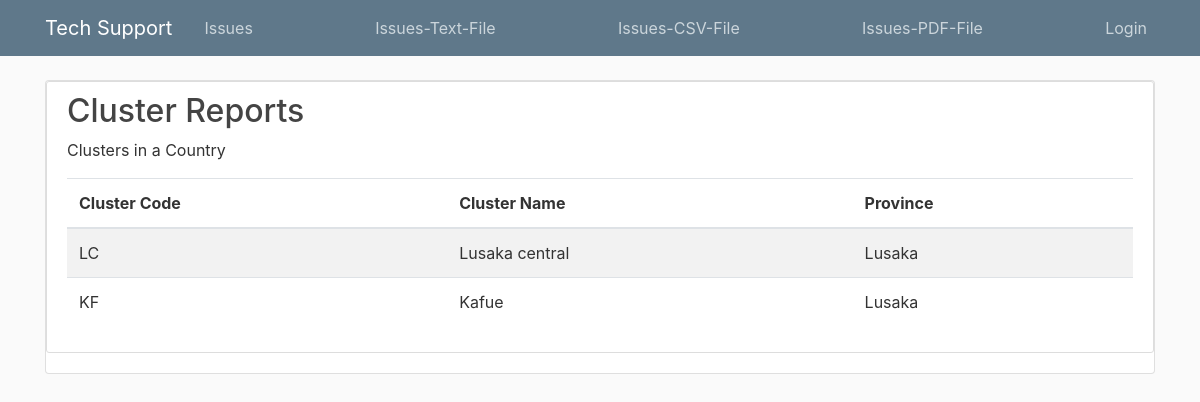
/cluster_report/, run on an earlier commit of the app's database.
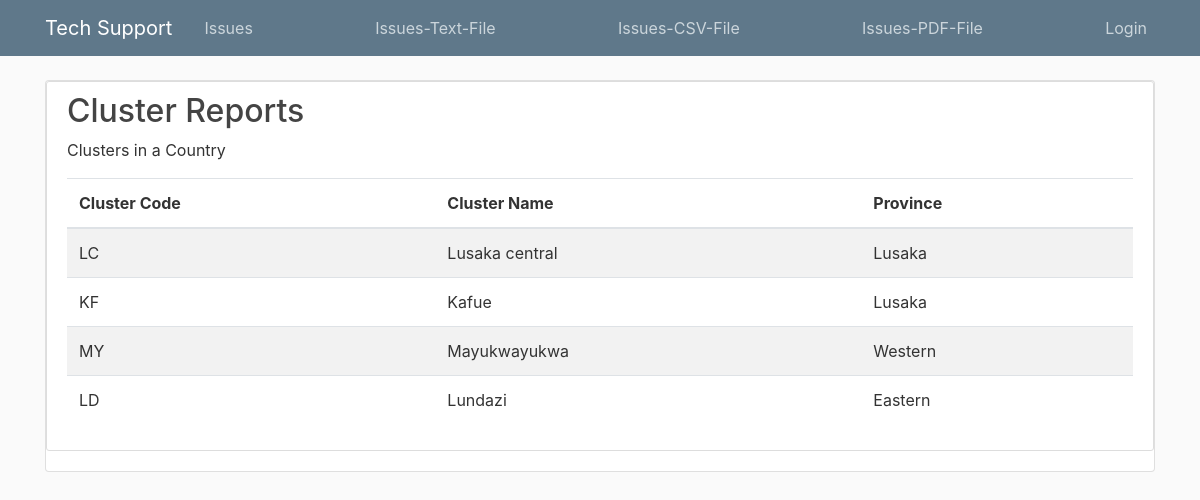
And on a later commit of the database.
### supportapp/models.py (models this page shows, shortened)
class Cluster(models.Model):
    cluster_code = models.CharField(max_length = 3, primary_key=True)
    cluster_name = models.CharField(max_length=50)
    province = models.CharField(max_length=50)

### supportapp/views.py (the view)
# urls.py: path('cluster_report/', views.clusterrpt, name='coach_report'),
def clusterrpt(request):
    context = {
        'cluster': Cluster.objects.all(),
    }
    return render(request,'supportapp/cluster_report.html', context)

### supportapp/templates/supportapp/cluster_report.html
{% extends "supportapp/base.html" %}
    {% load crispy_forms_tags  %}
      {% block content %}
      <div class="content-section">
<h2> Cluster Reports </h2>
  <p>Clusters in a Country </p>
  <table class="table table-striped">
    <thead>
      <tr>
        <th> Cluster Code</th>
        <th> Cluster Name</th>
        <th> Province</th>
      </tr>
    </thead>
    <tbody>
    {% for clstr in cluster %}
      <tr>
            <td>{{ clstr.cluster_code }}</td>
            <td>{{ clstr.cluster_name }}</td>
            <td>{{ clstr.province }}</td>
     {% endfor %}
    </tbody>
  </table>
   </div>
    {% endblock content %}

What changed in the data, as far as the page shows it:
added Cluster: cluster_code "MY", cluster_name "Mayukwayukwa", province "Western"
added Cluster: cluster_code "LD", cluster_name "Lundazi", province "Eastern"
